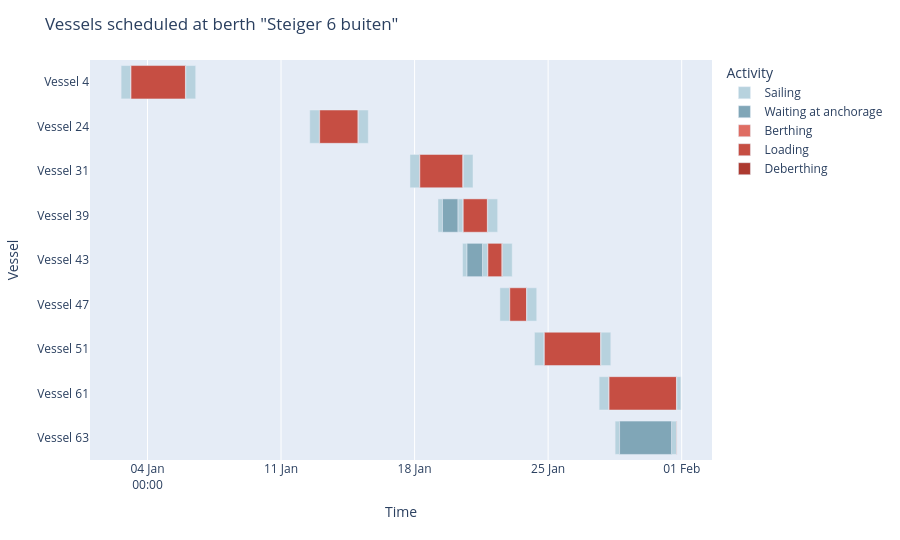
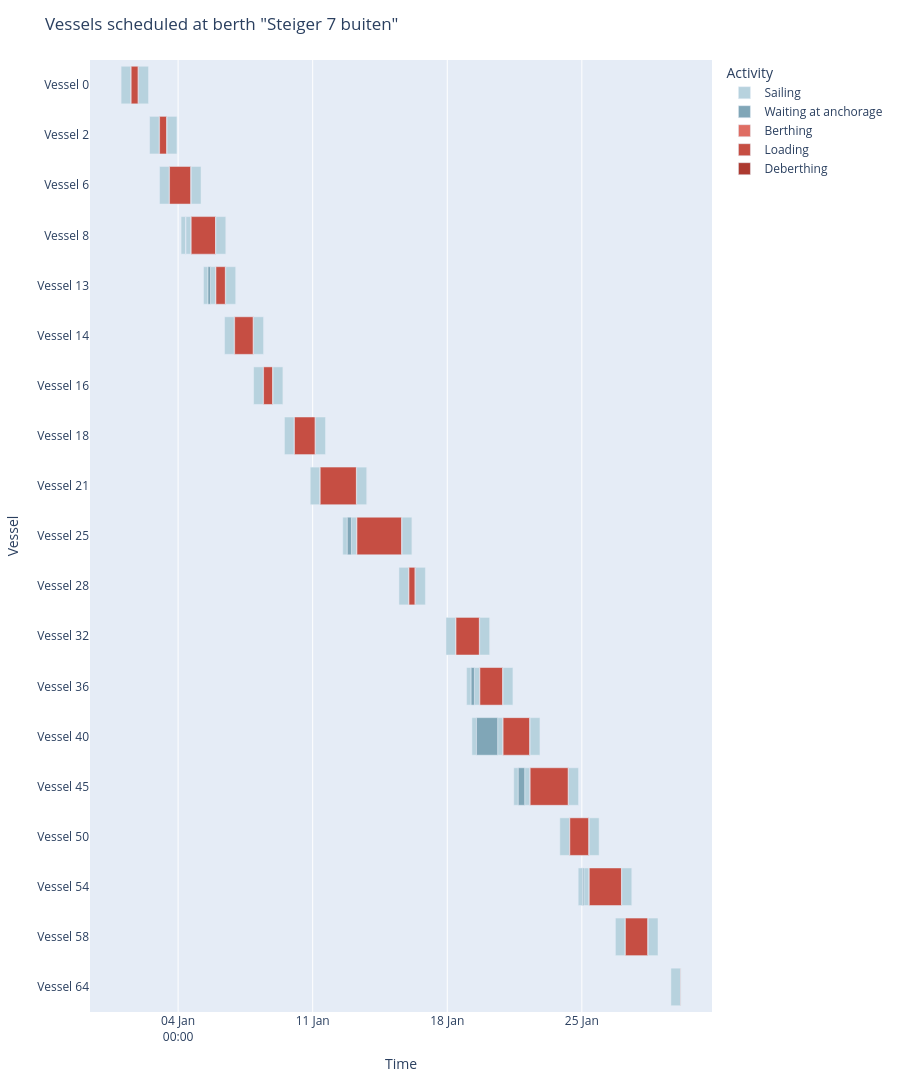
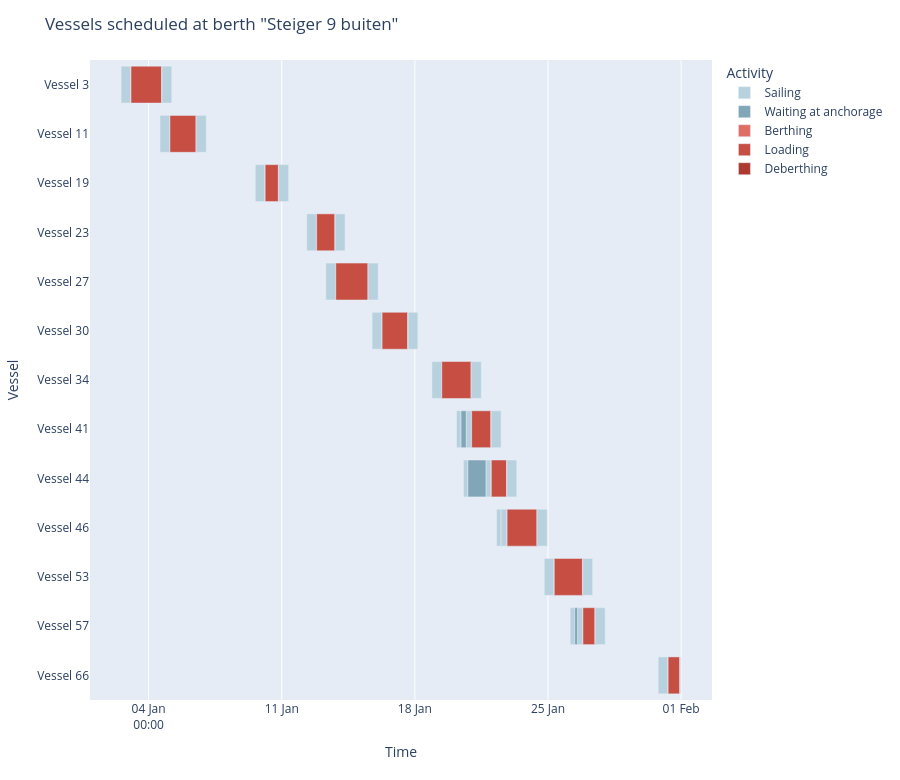
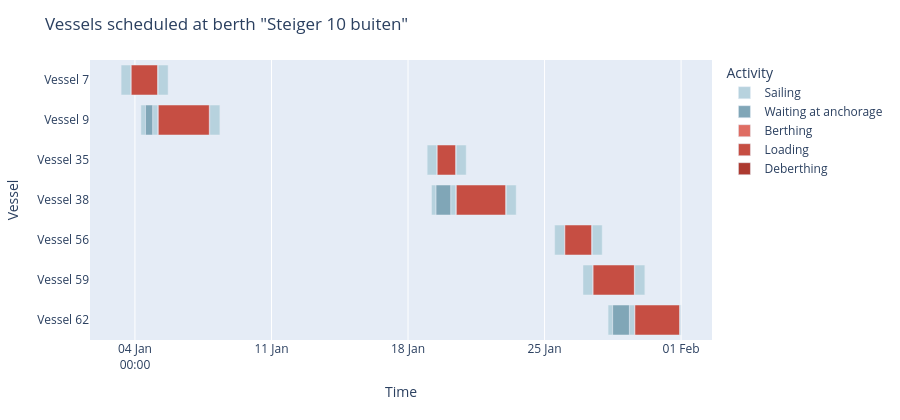

Notebook code cell kept with these figures, in order:
### Markdown cell above
#### 4. Inspect output

### Code cell
for berth in berths:
    fig = berth.plot_vessel_arrival_timeline()
    fig.show()

### Figure 1 — Plotly figure (JSON) as saved in the notebook; plotly's stock layout.template omitted (floating-point values rounded to 4 significant figures)
{"data": [{"base": ["2026-01-02T14:49:48.007899", "2026-01-06T00:07:54.218423", "2026-01-12T12:07:44.043075", "2026-01-15T01:13:50.253599", "2026-01-17T18:10:52.174907", "2026-01-20T12:56:34.385431", "2026-01-19T05:26:12.142229", "2026-01-20T06:26:34.647834", "2026-01-21T19:55:58.385431", "2026-01-20T12:19:18.289068", "2026-01-21T13:25:58.647834", "2026-01-22T14:15:46.385431", "2026-01-22T11:19:56.593501", "2026-01-23T21:05:38.804025", "2026-01-24T06:47:41.305882", "2026-01-27T18:16:35.516406", "2026-01-27T16:08:32.667667", "2026-01-31T17:44:38.878191", "2026-01-28T12:13:56.017377", "2026-01-31T11:14:39.647834"], "customdata": [[12.15], [12.57], [12.15], [12.57], [12.15], [12.57], [5.652], [6.5], [12.57], [5.652], [6.5], [12.57], [12.15], [12.57], [12.15], [12.57], [12.15], [5.262], [5.652], [6.5]], "hovertemplate": "Activity=Sailing<br>Start=%{base|%Y-%m-%d %H:%M:%S}<br>Stop=%{x|%Y-%m-%d %H:%M:%S}<br>Vessel=%{y}<br>Duration (hours)=%{customdata[0]:.2f}<extra></extra>", "legendgroup": "Sailing", "marker": {"color": "#B7D2DE", "pattern": {"shape": ""}}, "name": "Sailing", "orientation": "h", "showlegend": true, "textposition": "auto", "type": "bar", "x": [43746210, 45237927, 43746210, 45237927, 43746210, 45237927, 20346858, 23399352, 45237927, 20346858, 23399352, 45237927, 43746210, 45237927, 43746210, 45237927, 43746210, 18943325, 20346858, 23399352], "xaxis": "x", "y": ["Vessel 4", "Vessel 4", "Vessel 24", "Vessel 24", "Vessel 31", "Vessel 31", "Vessel 39", "Vessel 39", "Vessel 39", "Vessel 43", "Vessel 43", "Vessel 43", "Vessel 47", "Vessel 47", "Vessel 51", "Vessel 51", "Vessel 61", "Vessel 61", "Vessel 63", "Vessel 63"], "yaxis": "y"}, {"base": ["2026-01-19T11:05:19.000586", "2026-01-20T17:58:25.147425", "2026-01-28T17:53:02.875735"], "customdata": [[19.35], [19.46], [65.36]], "hovertemplate": "Activity=Waiting at anchorage<br>Start=%{base|%Y-%m-%d %H:%M:%S}<br>Stop=%{x|%Y-%m-%d %H:%M:%S}<br>Vessel=%{y}<br>Duration (hours)=%{customdata[0]:.2f}<extra></extra>", "legendgroup": "Waiting at anchorage", "marker": {"color": "#80A6B7", "pattern": {"shape": ""}}, "name": "Waiting at anchorage", "orientation": "h", "showlegend": true, "textposition": "auto", "type": "bar", "x": [69675647, 70053500, 235296772], "xaxis": "x", "y": ["Vessel 39", "Vessel 43", "Vessel 63"], "yaxis": "y"}, {"base": ["2026-01-03T02:58:54.218423", "2026-01-13T00:16:50.253599", "2026-01-18T06:19:58.385431", "2026-01-20T12:56:34.385431", "2026-01-21T19:55:58.385431", "2026-01-22T23:29:02.804025", "2026-01-24T18:56:47.516406", "2026-01-28T04:17:38.878191", "2026-01-31T17:44:39.000000"], "customdata": [[0.34], [0.35], [0.32], [0.3], [0.34], [0.3], [0.33], [0.37], [0.39]], "hovertemplate": "Activity=Berthing<br>Start=%{base|%Y-%m-%d %H:%M:%S}<br>Stop=%{x|%Y-%m-%d %H:%M:%S}<br>Vessel=%{y}<br>Duration (hours)=%{customdata[0]:.2f}<extra></extra>", "legendgroup": "Berthing", "marker": {"color": "#DF6D63", "pattern": {"shape": ""}}, "name": "Berthing", "orientation": "h", "showlegend": true, "textposition": "auto", "type": "bar", "x": [1224000, 1260000, 1152000, 1080000, 1224000, 1080000, 1188000, 1332000, 1404000], "xaxis": "x", "y": ["Vessel 4", "Vessel 24", "Vessel 31", "Vessel 39", "Vessel 43", "Vessel 47", "Vessel 51", "Vessel 61", "Vessel 63"], "yaxis": "y"}, {"base": ["2026-01-03T03:19:18.218423", "2026-01-13T00:37:50.253599", "2026-01-18T06:39:10.385431", "2026-01-20T13:14:34.385431", "2026-01-21T20:16:22.385431", "2026-01-22T23:47:02.804025", "2026-01-24T19:16:35.516406", "2026-01-28T04:39:50.878191"], "customdata": [[68.47], [48.34], [54.08], [30.36], [17.69], [21.06], [70.68], [84.78]], "hovertemplate": "Activity=Loading<br>Start=%{base|%Y-%m-%d %H:%M:%S}<br>Stop=%{x|%Y-%m-%d %H:%M:%S}<br>Vessel=%{y}<br>Duration (hours)=%{customdata[0]:.2f}<extra></extra>", "legendgroup": "Loading", "marker": {"color": "#C64E43", "pattern": {"shape": ""}}, "name": "Loading", "orientation": "h", "showlegend": true, "textposition": "auto", "type": "bar", "x": [246492000, 174024000, 194688000, 109296000, 63684000, 75816000, 254448000, 305208000], "xaxis": "x", "y": ["Vessel 4", "Vessel 24", "Vessel 31", "Vessel 39", "Vessel 43", "Vessel 47", "Vessel 51", "Vessel 61"], "yaxis": "y"}, {"base": ["2026-01-05T23:47:30.218423", "2026-01-15T00:58:14.253599", "2026-01-20T12:43:58.385431", "2026-01-21T19:36:10.385431", "2026-01-22T13:57:46.385431", "2026-01-23T20:50:38.804025", "2026-01-27T17:57:23.516406", "2026-01-31T17:26:38.878191"], "customdata": [[0.34], [0.26], [0.21], [0.33], [0.3], [0.25], [0.32], [0.3]], "hovertemplate": "Activity=Deberthing<br>Start=%{base|%Y-%m-%d %H:%M:%S}<br>Stop=%{x|%Y-%m-%d %H:%M:%S}<br>Vessel=%{y}<br>Duration (hours)=%{customdata[0]:.2f}<extra></extra>", "legendgroup": "Deberthing", "marker": {"color": "#AD3A30", "pattern": {"shape": ""}}, "name": "Deberthing", "orientation": "h", "showlegend": true, "textposition": "auto", "type": "bar", "x": [1224000, 936000, 756000, 1188000, 1080000, 900000, 1152000, 1080000], "xaxis": "x", "y": ["Vessel 4", "Vessel 24", "Vessel 31", "Vessel 39", "Vessel 43", "Vessel 47", "Vessel 51", "Vessel 61"], "yaxis": "y"}], "layout": {"bargap": 0.25, "barmode": "overlay", "height": 540, "hovermode": "closest", "legend": {"title": {"text": "Activity"}, "tracegroupgap": 0}, "margin": {"t": 60}, "title": {"text": "Vessels scheduled at berth \"Steiger 6 buiten\""}, "xaxis": {"anchor": "y", "domain": [0, 1], "rangeslider": {"visible": false}, "tickformat": "%d %b\n%H:%M", "title": {"text": "Time"}, "type": "date"}, "yaxis": {"anchor": "x", "autorange": "reversed", "domain": [0, 1], "title": {"text": "Vessel"}}}}

### Figure 2 — Plotly figure (JSON) as saved in the notebook; plotly's stock layout.template omitted (floating-point values rounded to 4 significant figures)
{"data": [{"base": ["2026-01-01T00:50:54.699517", "2026-01-01T22:31:48.910041", "2026-01-02T12:24:19.593908", "2026-01-03T09:58:37.804432", "2026-01-03T00:52:10.905082", "2026-01-04T16:04:17.115606", "2026-01-04T03:42:49.537874", "2026-01-04T09:34:17.647834", "2026-01-05T22:58:53.115606", "2026-01-05T07:41:30.445595", "2026-01-05T16:28:53.647834", "2026-01-06T11:21:41.115606", "2026-01-06T10:00:55.659547", "2026-01-07T22:06:25.870071", "2026-01-07T22:16:33.085400", "2026-01-08T22:14:51.295924", "2026-01-09T12:45:40.425746", "2026-01-11T03:28:22.636270", "2026-01-10T20:56:43.710665", "2026-01-13T06:52:37.921189", "2026-01-12T13:34:52.421950", "2026-01-13T00:22:38.647834", "2026-01-15T15:17:49.999999", "2026-01-15T11:42:50.967686", "2026-01-16T08:09:21.178210", "2026-01-17T22:24:13.987471", "2026-01-19T16:22:32.197995", "2026-01-19T00:08:51.455091", "2026-01-19T09:52:32.647834", "2026-01-20T21:24:20.197995", "2026-01-19T06:48:09.510076", "2026-01-20T14:54:20.647834", "2026-01-22T07:09:56.197995", "2026-01-21T11:01:26.772885", "2026-01-22T00:39:56.647834", "2026-01-24T07:19:32.197995", "2026-01-23T20:30:55.327888", "2026-01-25T08:59:13.538412", "2026-01-24T19:27:16.062754", "2026-01-25T02:29:14.647833", "2026-01-27T01:46:01.999999", "2026-01-26T17:54:17.053321", "2026-01-28T10:33:23.263844", "2026-01-29T15:12:27.528161"], "customdata": [[12.15], [12.57], [12.15], [12.57], [12.15], [12.57], [5.652], [6.5], [12.57], [5.652], [6.5], [12.57], [12.15], [12.57], [12.15], [12.57], [12.15], [12.57], [12.15], [12.57], [5.652], [6.5], [12.57], [12.15], [12.57], [12.15], [12.57], [5.652], [6.5], [12.57], [5.652], [6.5], [12.57], [5.652], [6.5], [12.57], [12.15], [12.57], [5.652], [6.5], [12.57], [12.15], [12.57], [12.15]], "hovertemplate": "Activity=Sailing<br>Start=%{base|%Y-%m-%d %H:%M:%S}<br>Stop=%{x|%Y-%m-%d %H:%M:%S}<br>Vessel=%{y}<br>Duration (hours)=%{customdata[0]:.2f}<extra></extra>", "legendgroup": "Sailing", "marker": {"color": "#B7D2DE", "pattern": {"shape": ""}}, "name": "Sailing", "orientation": "h", "showlegend": true, "textposition": "auto", "type": "bar", "x": [43746210, 45237927, 43746210, 45237927, 43746210, 45237927, 20346858, 23399352, 45237927, 20346858, 23399352, 45237927, 43746210, 45237927, 43746210, 45237927, 43746210, 45237927, 43746210, 45237927, 20346858, 23399352, 45237927, 43746210, 45237927, 43746210, 45237927, 20346858, 23399352, 45237927, 20346858, 23399352, 45237927, 20346858, 23399352, 45237927, 43746210, 45237927, 20346858, 23399352, 45237927, 43746210, 45237927, 43746210], "xaxis": "x", "y": ["Vessel 0", "Vessel 0", "Vessel 2", "Vessel 2", "Vessel 6", "Vessel 6", "Vessel 8", "Vessel 8", "Vessel 8", "Vessel 13", "Vessel 13", "Vessel 13", "Vessel 14", "Vessel 14", "Vessel 16", "Vessel 16", "Vessel 18", "Vessel 18", "Vessel 21", "Vessel 21", "Vessel 25", "Vessel 25", "Vessel 25", "Vessel 28", "Vessel 28", "Vessel 32", "Vessel 32", "Vessel 36", "Vessel 36", "Vessel 36", "Vessel 40", "Vessel 40", "Vessel 40", "Vessel 45", "Vessel 45", "Vessel 45", "Vessel 50", "Vessel 50", "Vessel 54", "Vessel 54", "Vessel 54", "Vessel 58", "Vessel 58", "Vessel 64"], "yaxis": "y"}, {"base": ["2026-01-04T09:21:56.396232", "2026-01-05T13:20:37.303953", "2026-01-12T19:13:59.280308", "2026-01-19T05:47:58.313449", "2026-01-19T12:27:16.368433", "2026-01-21T16:40:33.631243", "2026-01-25T01:06:22.921111"], "customdata": [[0.2059], [3.138], [5.144], [4.076], [26.45], [7.99], [1.381]], "hovertemplate": "Activity=Waiting at anchorage<br>Start=%{base|%Y-%m-%d %H:%M:%S}<br>Stop=%{x|%Y-%m-%d %H:%M:%S}<br>Vessel=%{y}<br>Duration (hours)=%{customdata[0]:.2f}<extra></extra>", "legendgroup": "Waiting at anchorage", "marker": {"color": "#80A6B7", "pattern": {"shape": ""}}, "name": "Waiting at anchorage", "orientation": "h", "showlegend": true, "textposition": "auto", "type": "bar", "x": [741251, 11296343, 18519367, 14674334, 95224279, 28763016, 4971726], "xaxis": "x", "y": ["Vessel 8", "Vessel 13", "Vessel 25", "Vessel 36", "Vessel 40", "Vessel 45", "Vessel 54"], "yaxis": "y"}, {"base": ["2026-01-01T13:00:00.910041", "2026-01-03T00:33:25.804432", "2026-01-03T13:01:17.115606", "2026-01-04T16:04:17.115606", "2026-01-05T22:58:53.115606", "2026-01-06T22:10:01.870071", "2026-01-08T10:25:39.295924", "2026-01-10T00:54:46.636270", "2026-01-11T09:05:49.921189", "2026-01-13T06:52:37.999999", "2026-01-15T23:51:57.178210", "2026-01-18T10:33:20.197995", "2026-01-19T16:22:32.197995", "2026-01-20T21:24:20.197995", "2026-01-22T07:09:56.197995", "2026-01-24T08:40:01.538412", "2026-01-25T08:59:13.999999", "2026-01-27T06:03:23.263844", "2026-01-30T03:21:33.738685"], "customdata": [[0.44], [0.35], [0.34], [0.32], [0.3], [0.44], [0.3], [0.38], [0.35], [0.45], [0.42], [0.4], [0.41], [0.35], [0.37], [0.39], [0.36], [0.39], [0.31]], "hovertemplate": "Activity=Berthing<br>Start=%{base|%Y-%m-%d %H:%M:%S}<br>Stop=%{x|%Y-%m-%d %H:%M:%S}<br>Vessel=%{y}<br>Duration (hours)=%{customdata[0]:.2f}<extra></extra>", "legendgroup": "Berthing", "marker": {"color": "#DF6D63", "pattern": {"shape": ""}}, "name": "Berthing", "orientation": "h", "showlegend": true, "textposition": "auto", "type": "bar", "x": [1584000, 1260000, 1224000, 1152000, 1080000, 1584000, 1080000, 1368000, 1260000, 1620000, 1512000, 1440000, 1476000, 1260000, 1332000, 1404000, 1296000, 1404000, 1116000], "xaxis": "x", "y": ["Vessel 0", "Vessel 2", "Vessel 6", "Vessel 8", "Vessel 13", "Vessel 14", "Vessel 16", "Vessel 18", "Vessel 21", "Vessel 25", "Vessel 28", "Vessel 32", "Vessel 36", "Vessel 40", "Vessel 45", "Vessel 50", "Vessel 54", "Vessel 58", "Vessel 64"], "yaxis": "y"}, {"base": ["2026-01-01T13:26:24.910041", "2026-01-03T00:54:25.804432", "2026-01-03T13:21:41.115606", "2026-01-04T16:23:29.115606", "2026-01-05T23:16:53.115606", "2026-01-06T22:36:25.870071", "2026-01-08T10:43:39.295924", "2026-01-10T01:17:34.636270", "2026-01-11T09:26:49.921189", "2026-01-13T07:19:37.999999", "2026-01-16T00:17:09.178210", "2026-01-18T10:57:20.197995", "2026-01-19T16:47:08.197995", "2026-01-20T21:45:20.197995", "2026-01-22T07:32:08.197995", "2026-01-24T09:03:25.538412", "2026-01-25T09:20:49.999999", "2026-01-27T06:26:47.263844"], "customdata": [[8.73], [8.8], [26.47], [30.29], [11.75], [23.21], [11.28], [25.85], [45.16], [55.68], [7.58], [29.15], [28.28], [33.13], [47.54], [23.57], [40.14], [27.84]], "hovertemplate": "Activity=Loading<br>Start=%{base|%Y-%m-%d %H:%M:%S}<br>Stop=%{x|%Y-%m-%d %H:%M:%S}<br>Vessel=%{y}<br>Duration (hours)=%{customdata[0]:.2f}<extra></extra>", "legendgroup": "Loading", "marker": {"color": "#C64E43", "pattern": {"shape": ""}}, "name": "Loading", "orientation": "h", "showlegend": true, "textposition": "auto", "type": "bar", "x": [31428000, 31680000, 95292000, 109044000, 42300000, 83556000, 40608000, 93060000, 162576000, 200448000, 27288000, 104940000, 101808000, 119268000, 171144000, 84852000, 144504000, 100224000], "xaxis": "x", "y": ["Vessel 0", "Vessel 2", "Vessel 6", "Vessel 8", "Vessel 13", "Vessel 14", "Vessel 16", "Vessel 18", "Vessel 21", "Vessel 25", "Vessel 28", "Vessel 32", "Vessel 36", "Vessel 40", "Vessel 45", "Vessel 50", "Vessel 54", "Vessel 58"], "yaxis": "y"}, {"base": ["2026-01-01T22:10:12.910041", "2026-01-03T09:42:25.804432", "2026-01-04T15:49:53.115606", "2026-01-05T22:40:53.115606", "2026-01-06T11:01:53.115606", "2026-01-07T21:49:01.870071", "2026-01-08T22:00:27.295924", "2026-01-11T03:08:34.636270", "2026-01-13T06:36:25.921189", "2026-01-15T15:00:25.999999", "2026-01-16T07:51:57.178210", "2026-01-19T16:06:20.197995", "2026-01-20T21:03:56.197995", "2026-01-22T06:53:08.197995", "2026-01-24T07:04:32.197995", "2026-01-25T08:37:37.538412", "2026-01-27T01:29:13.999999", "2026-01-28T10:17:11.263844"], "customdata": [[0.36], [0.27], [0.24], [0.3], [0.33], [0.29], [0.24], [0.33], [0.27], [0.29], [0.29], [0.27], [0.34], [0.28], [0.25], [0.36], [0.28], [0.27]], "hovertemplate": "Activity=Deberthing<br>Start=%{base|%Y-%m-%d %H:%M:%S}<br>Stop=%{x|%Y-%m-%d %H:%M:%S}<br>Vessel=%{y}<br>Duration (hours)=%{customdata[0]:.2f}<extra></extra>", "legendgroup": "Deberthing", "marker": {"color": "#AD3A30", "pattern": {"shape": ""}}, "name": "Deberthing", "orientation": "h", "showlegend": true, "textposition": "auto", "type": "bar", "x": [1296000, 972000, 864000, 1080000, 1188000, 1044000, 864000, 1188000, 972000, 1044000, 1044000, 972000, 1224000, 1008000, 900000, 1296000, 1008000, 972000], "xaxis": "x", "y": ["Vessel 0", "Vessel 2", "Vessel 6", "Vessel 8", "Vessel 13", "Vessel 14", "Vessel 16", "Vessel 18", "Vessel 21", "Vessel 25", "Vessel 28", "Vessel 32", "Vessel 36", "Vessel 40", "Vessel 45", "Vessel 50", "Vessel 54", "Vessel 58"], "yaxis": "y"}], "layout": {"bargap": 0.25, "barmode": "overlay", "height": 1140, "hovermode": "closest", "legend": {"title": {"text": "Activity"}, "tracegroupgap": 0}, "margin": {"t": 60}, "title": {"text": "Vessels scheduled at berth \"Steiger 7 buiten\""}, "xaxis": {"anchor": "y", "domain": [0, 1], "rangeslider": {"visible": false}, "tickformat": "%d %b\n%H:%M", "title": {"text": "Time"}, "type": "date"}, "yaxis": {"anchor": "x", "autorange": "reversed", "domain": [0, 1], "title": {"text": "Vessel"}}}}

### Figure 3 — Plotly figure (JSON) as saved in the notebook; plotly's stock layout.template omitted (floating-point values rounded to 4 significant figures)
{"data": [{"base": ["2026-01-02T13:18:12.170553", "2026-01-04T16:39:54.381077", "2026-01-04T14:23:18.549898", "2026-01-06T12:15:00.760422", "2026-01-09T14:35:04.352547", "2026-01-10T20:05:10.563071", "2026-01-12T07:36:52.520880", "2026-01-13T19:23:10.731404", "2026-01-13T07:42:32.512902", "2026-01-15T13:12:38.723426", "2026-01-15T18:03:58.947828", "2026-01-17T15:14:17.158352", "2026-01-18T21:32:42.603255", "2026-01-20T23:20:48.813779", "2026-01-20T04:38:03.708648", "2026-01-20T16:50:49.647834", "2026-01-22T00:12:24.999999", "2026-01-20T13:18:22.356940", "2026-01-21T17:42:25.647834", "2026-01-22T20:00:24.999999", "2026-01-22T07:02:46.735125", "2026-01-22T13:30:25.647833", "2026-01-24T10:27:24.999999", "2026-01-24T19:21:03.690958", "2026-01-26T19:46:57.901482", "2026-01-26T04:00:09.268959", "2026-01-26T13:16:58.647834", "2026-01-27T11:36:46.000000", "2026-01-30T19:05:02.167913", "2026-01-31T22:33:20.378437"], "customdata": [[12.15], [12.57], [12.15], [12.57], [12.15], [12.57], [12.15], [12.57], [12.15], [12.57], [12.15], [12.57], [12.15], [12.57], [5.652], [6.5], [12.57], [5.652], [6.5], [12.57], [5.652], [6.5], [12.57], [12.15], [12.57], [5.652], [6.5], [12.57], [12.15], [1.181]], "hovertemplate": "Activity=Sailing<br>Start=%{base|%Y-%m-%d %H:%M:%S}<br>Stop=%{x|%Y-%m-%d %H:%M:%S}<br>Vessel=%{y}<br>Duration (hours)=%{customdata[0]:.2f}<extra></extra>", "legendgroup": "Sailing", "marker": {"color": "#B7D2DE", "pattern": {"shape": ""}}, "name": "Sailing", "orientation": "h", "showlegend": true, "textposition": "auto", "type": "bar", "x": [43746210, 45237927, 43746210, 45237927, 43746210, 45237927, 43746210, 45237927, 43746210, 45237927, 43746210, 45237927, 43746210, 45237927, 20346858, 23399352, 45237927, 20346858, 23399352, 45237927, 20346858, 23399352, 45237927, 43746210, 45237927, 20346858, 23399352, 45237927, 43746210, 4250945], "xaxis": "x", "y": ["Vessel 3", "Vessel 3", "Vessel 11", "Vessel 11", "Vessel 19", "Vessel 19", "Vessel 23", "Vessel 23", "Vessel 27", "Vessel 27", "Vessel 30", "Vessel 30", "Vessel 34", "Vessel 34", "Vessel 41", "Vessel 41", "Vessel 41", "Vessel 44", "Vessel 44", "Vessel 44", "Vessel 46", "Vessel 46", "Vessel 46", "Vessel 53", "Vessel 53", "Vessel 57", "Vessel 57", "Vessel 57", "Vessel 66", "Vessel 66"], "yaxis": "y"}, {"base": ["2026-01-20T10:17:10.567006", "2026-01-20T18:57:29.215298", "2026-01-22T12:41:53.593482", "2026-01-26T09:39:16.127317"], "customdata": [[6.561], [22.75], [0.8089], [3.628]], "hovertemplate": "Activity=Waiting at anchorage<br>Start=%{base|%Y-%m-%d %H:%M:%S}<br>Stop=%{x|%Y-%m-%d %H:%M:%S}<br>Vessel=%{y}<br>Duration (hours)=%{customdata[0]:.2f}<extra></extra>", "legendgroup": "Waiting at anchorage", "marker": {"color": "#80A6B7", "pattern": {"shape": ""}}, "name": "Waiting at anchorage", "orientation": "h", "showlegend": true, "textposition": "auto", "type": "bar", "x": [23619080, 81896432, 2912054, 13062520], "xaxis": "x", "y": ["Vessel 41", "Vessel 44", "Vessel 46", "Vessel 57"], "yaxis": "y"}, {"base": ["2026-01-03T01:27:18.381077", "2026-01-05T02:32:24.760422", "2026-01-10T02:44:10.563071", "2026-01-12T19:45:58.731404", "2026-01-13T19:51:38.723426", "2026-01-16T06:13:05.158352", "2026-01-19T09:41:48.813779", "2026-01-20T23:20:48.999999", "2026-01-22T00:12:24.999999", "2026-01-22T20:00:24.999999", "2026-01-25T07:30:09.901482", "2026-01-26T19:46:58.000000", "2026-01-31T07:14:08.378437"], "customdata": [[0.34], [0.41], [0.38], [0.36], [0.34], [0.44], [0.32], [0.37], [0.31], [0.4], [0.43], [0.34], [0.39]], "hovertemplate": "Activity=Berthing<br>Start=%{base|%Y-%m-%d %H:%M:%S}<br>Stop=%{x|%Y-%m-%d %H:%M:%S}<br>Vessel=%{y}<br>Duration (hours)=%{customdata[0]:.2f}<extra></extra>", "legendgroup": "Berthing", "marker": {"color": "#DF6D63", "pattern": {"shape": ""}}, "name": "Berthing", "orientation": "h", "showlegend": true, "textposition": "auto", "type": "bar", "x": [1224000, 1476000, 1368000, 1296000, 1224000, 1584000, 1152000, 1332000, 1116000, 1440000, 1548000, 1224000, 1404000], "xaxis": "x", "y": ["Vessel 3", "Vessel 11", "Vessel 19", "Vessel 23", "Vessel 27", "Vessel 30", "Vessel 34", "Vessel 41", "Vessel 44", "Vessel 46", "Vessel 53", "Vessel 57", "Vessel 66"], "yaxis": "y"}, {"base": ["2026-01-03T01:47:42.381077", "2026-01-05T02:57:00.760422", "2026-01-10T03:06:58.563071", "2026-01-12T20:07:34.731404", "2026-01-13T20:12:02.723426", "2026-01-16T06:39:29.158352", "2026-01-19T10:01:00.813779", "2026-01-20T23:43:00.999999", "2026-01-22T00:31:00.999999", "2026-01-22T20:24:24.999999", "2026-01-25T07:55:57.901482", "2026-01-26T20:07:22.000000", "2026-01-31T07:37:32.378437"], "customdata": [[38.5], [32.95], [16.66], [23.0], [40.69], [32.22], [36.96], [24.21], [19.17], [37.68], [35.57], [15.16], [14.64]], "hovertemplate": "Activity=Loading<br>Start=%{base|%Y-%m-%d %H:%M:%S}<br>Stop=%{x|%Y-%m-%d %H:%M:%S}<br>Vessel=%{y}<br>Duration (hours)=%{customdata[0]:.2f}<extra></extra>", "legendgroup": "Loading", "marker": {"color": "#C64E43", "pattern": {"shape": ""}}, "name": "Loading", "orientation": "h", "showlegend": true, "textposition": "auto", "type": "bar", "x": [138600000, 118620000, 59976000, 82800000, 146484000, 115992000, 133056000, 87156000, 69012000, 135648000, 128052000, 54576000, 52704000], "xaxis": "x", "y": ["Vessel 3", "Vessel 11", "Vessel 19", "Vessel 23", "Vessel 27", "Vessel 30", "Vessel 34", "Vessel 41", "Vessel 44", "Vessel 46", "Vessel 53", "Vessel 57", "Vessel 66"], "yaxis": "y"}, {"base": ["2026-01-04T16:17:42.381077", "2026-01-06T11:54:00.760422", "2026-01-10T19:46:34.563071", "2026-01-13T19:07:34.731404", "2026-01-15T12:53:26.723426", "2026-01-17T14:52:41.158352", "2026-01-20T22:58:36.813779", "2026-01-21T23:55:36.999999", "2026-01-22T19:41:12.999999", "2026-01-24T10:05:12.999999", "2026-01-26T19:30:09.901482", "2026-01-27T11:16:58.000000", "2026-01-31T22:15:56.378437"], "customdata": [[0.37], [0.35], [0.31], [0.26], [0.32], [0.36], [0.37], [0.28], [0.32], [0.37], [0.28], [0.33], [0.29]], "hovertemplate": "Activity=Deberthing<br>Start=%{base|%Y-%m-%d %H:%M:%S}<br>Stop=%{x|%Y-%m-%d %H:%M:%S}<br>Vessel=%{y}<br>Duration (hours)=%{customdata[0]:.2f}<extra></extra>", "legendgroup": "Deberthing", "marker": {"color": "#AD3A30", "pattern": {"shape": ""}}, "name": "Deberthing", "orientation": "h", "showlegend": true, "textposition": "auto", "type": "bar", "x": [1332000, 1260000, 1116000, 936000, 1152000, 1296000, 1332000, 1008000, 1152000, 1332000, 1008000, 1188000, 1044000], "xaxis": "x", "y": ["Vessel 3", "Vessel 11", "Vessel 19", "Vessel 23", "Vessel 27", "Vessel 30", "Vessel 34", "Vessel 41", "Vessel 44", "Vessel 46", "Vessel 53", "Vessel 57", "Vessel 66"], "yaxis": "y"}], "layout": {"bargap": 0.25, "barmode": "overlay", "height": 780, "hovermode": "closest", "legend": {"title": {"text": "Activity"}, "tracegroupgap": 0}, "margin": {"t": 60}, "title": {"text": "Vessels scheduled at berth \"Steiger 9 buiten\""}, "xaxis": {"anchor": "y", "domain": [0, 1], "rangeslider": {"visible": false}, "tickformat": "%d %b\n%H:%M", "title": {"text": "Time"}, "type": "date"}, "yaxis": {"anchor": "x", "autorange": "reversed", "domain": [0, 1], "title": {"text": "Vessel"}}}}

### Figure 4 — Plotly figure (JSON) as saved in the notebook; plotly's stock layout.template omitted (floating-point values rounded to 4 significant figures)
{"data": [{"base": ["2026-01-03T06:57:13.873516", "2026-01-05T04:17:44.084039", "2026-01-04T07:17:54.704577", "2026-01-04T21:47:44.647834", "2026-01-07T19:56:44.084039", "2026-01-18T23:32:23.230547", "2026-01-20T11:01:53.441071", "2026-01-19T04:49:57.209064", "2026-01-20T04:31:53.647834", "2026-01-23T00:34:53.441071", "2026-01-25T12:24:54.808517", "2026-01-27T10:22:01.019041", "2026-01-26T23:16:41.480932", "2026-01-29T14:50:59.691456", "2026-01-28T06:08:57.346375", "2026-01-29T08:21:00.647834", "2026-01-31T22:34:48.000000"], "customdata": [[12.15], [12.57], [5.652], [6.5], [12.57], [12.15], [12.57], [5.652], [6.5], [12.57], [12.15], [12.57], [12.15], [12.57], [5.652], [6.5], [1.181]], "hovertemplate": "Activity=Sailing<br>Start=%{base|%Y-%m-%d %H:%M:%S}<br>Stop=%{x|%Y-%m-%d %H:%M:%S}<br>Vessel=%{y}<br>Duration (hours)=%{customdata[0]:.2f}<extra></extra>", "legendgroup": "Sailing", "marker": {"color": "#B7D2DE", "pattern": {"shape": ""}}, "name": "Sailing", "orientation": "h", "showlegend": true, "textposition": "auto", "type": "bar", "x": [43746210, 45237927, 20346858, 23399352, 45237927, 43746210, 45237927, 20346858, 23399352, 45237927, 43746210, 45237927, 43746210, 45237927, 20346858, 23399352, 4250945], "xaxis": "x", "y": ["Vessel 7", "Vessel 7", "Vessel 9", "Vessel 9", "Vessel 9", "Vessel 35", "Vessel 35", "Vessel 38", "Vessel 38", "Vessel 38", "Vessel 56", "Vessel 56", "Vessel 59", "Vessel 59", "Vessel 62", "Vessel 62", "Vessel 62"], "yaxis": "y"}, {"base": ["2026-01-04T12:57:01.562935", "2026-01-19T10:29:04.067422", "2026-01-28T11:48:04.204733"], "customdata": [[8.845], [18.05], [20.55]], "hovertemplate": "Activity=Waiting at anchorage<br>Start=%{base|%Y-%m-%d %H:%M:%S}<br>Stop=%{x|%Y-%m-%d %H:%M:%S}<br>Vessel=%{y}<br>Duration (hours)=%{customdata[0]:.2f}<extra></extra>", "legendgroup": "Waiting at anchorage", "marker": {"color": "#80A6B7", "pattern": {"shape": ""}}, "name": "Waiting at anchorage", "orientation": "h", "showlegend": true, "textposition": "auto", "type": "bar", "x": [31843084, 64969580, 73976443], "xaxis": "x", "y": ["Vessel 9", "Vessel 38", "Vessel 62"], "yaxis": "y"}, {"base": ["2026-01-03T19:06:20.084040", "2026-01-05T04:17:44.084039", "2026-01-19T11:41:29.441071", "2026-01-20T11:01:53.441071", "2026-01-26T00:34:01.019041", "2026-01-27T11:25:47.691456", "2026-01-29T14:51:00.000000"], "customdata": [[0.36], [0.47], [0.28], [0.46], [0.46], [0.34], [0.37]], "hovertemplate": "Activity=Berthing<br>Start=%{base|%Y-%m-%d %H:%M:%S}<br>Stop=%{x|%Y-%m-%d %H:%M:%S}<br>Vessel=%{y}<br>Duration (hours)=%{customdata[0]:.2f}<extra></extra>", "legendgroup": "Berthing", "marker": {"color": "#DF6D63", "pattern": {"shape": ""}}, "name": "Berthing", "orientation": "h", "showlegend": true, "textposition": "auto", "type": "bar", "x": [1296000, 1692000, 1008000, 1656000, 1656000, 1224000, 1332000], "xaxis": "x", "y": ["Vessel 7", "Vessel 9", "Vessel 35", "Vessel 38", "Vessel 56", "Vessel 59", "Vessel 62"], "yaxis": "y"}, {"base": ["2026-01-03T19:27:56.084040", "2026-01-05T04:45:56.084039", "2026-01-19T11:58:17.441071", "2026-01-20T11:29:29.441071", "2026-01-26T01:01:37.019041", "2026-01-27T11:46:11.691456", "2026-01-29T15:13:12.000000"], "customdata": [[32.48], [62.83], [22.75], [60.87], [33.03], [50.79], [55.09]], "hovertemplate": "Activity=Loading<br>Start=%{base|%Y-%m-%d %H:%M:%S}<br>Stop=%{x|%Y-%m-%d %H:%M:%S}<br>Vessel=%{y}<br>Duration (hours)=%{customdata[0]:.2f}<extra></extra>", "legendgroup": "Loading", "marker": {"color": "#C64E43", "pattern": {"shape": ""}}, "name": "Loading", "orientation": "h", "showlegend": true, "textposition": "auto", "type": "bar", "x": [116927999, 226188000, 81900000, 219132000, 118908000, 182844000, 198324000], "xaxis": "x", "y": ["Vessel 7", "Vessel 9", "Vessel 35", "Vessel 38", "Vessel 56", "Vessel 59", "Vessel 62"], "yaxis": "y"}, {"base": ["2026-01-05T03:56:44.084039", "2026-01-07T19:35:44.084039", "2026-01-20T10:43:17.441071", "2026-01-23T00:21:41.441071", "2026-01-27T10:03:25.019041", "2026-01-29T14:33:35.691456", "2026-01-31T22:18:36.000000"], "customdata": [[0.35], [0.35], [0.31], [0.22], [0.31], [0.29], [0.27]], "hovertemplate": "Activity=Deberthing<br>Start=%{base|%Y-%m-%d %H:%M:%S}<br>Stop=%{x|%Y-%m-%d %H:%M:%S}<br>Vessel=%{y}<br>Duration (hours)=%{customdata[0]:.2f}<extra></extra>", "legendgroup": "Deberthing", "marker": {"color": "#AD3A30", "pattern": {"shape": ""}}, "name": "Deberthing", "orientation": "h", "showlegend": true, "textposition": "auto", "type": "bar", "x": [1260000, 1260000, 1116000, 792000, 1116000, 1044000, 972000], "xaxis": "x", "y": ["Vessel 7", "Vessel 9", "Vessel 35", "Vessel 38", "Vessel 56", "Vessel 59", "Vessel 62"], "yaxis": "y"}], "layout": {"bargap": 0.25, "barmode": "overlay", "height": 420, "hovermode": "closest", "legend": {"title": {"text": "Activity"}, "tracegroupgap": 0}, "margin": {"t": 60}, "title": {"text": "Vessels scheduled at berth \"Steiger 10 buiten\""}, "xaxis": {"anchor": "y", "domain": [0, 1], "rangeslider": {"visible": false}, "tickformat": "%d %b\n%H:%M", "title": {"text": "Time"}, "type": "date"}, "yaxis": {"anchor": "x", "autorange": "reversed", "domain": [0, 1], "title": {"text": "Vessel"}}}}
